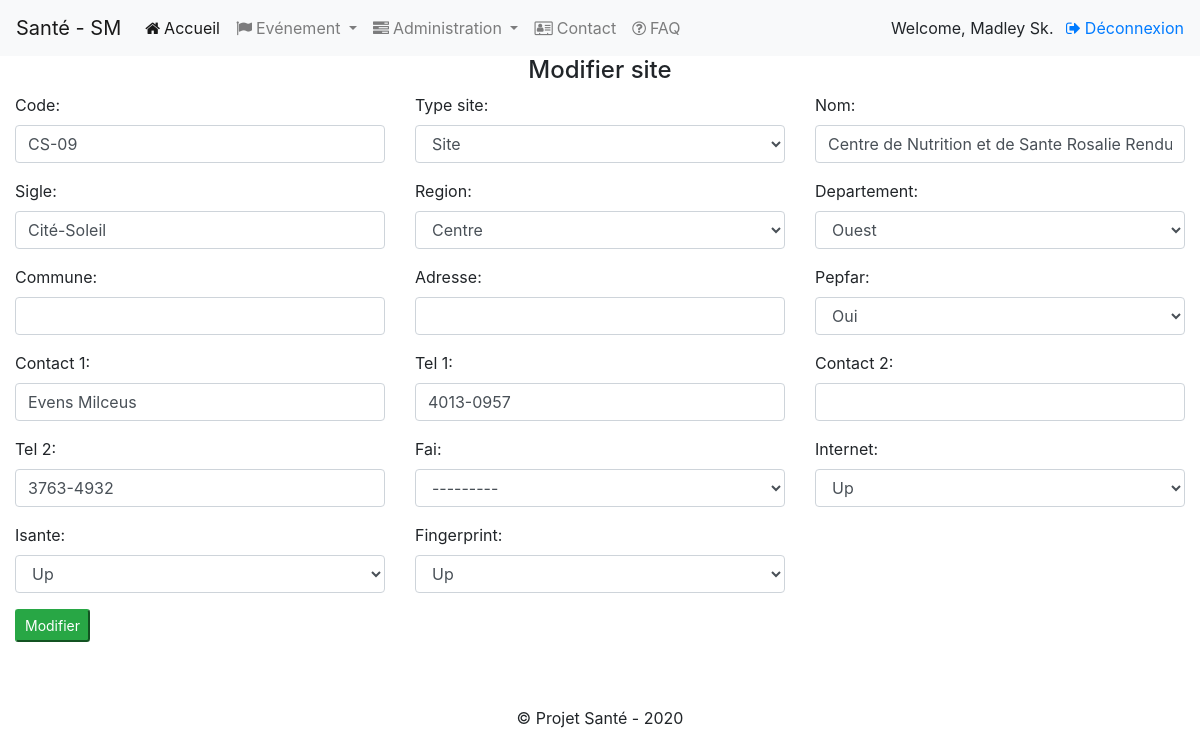
Before: /edit_site/13 (signed in) with the older database file.
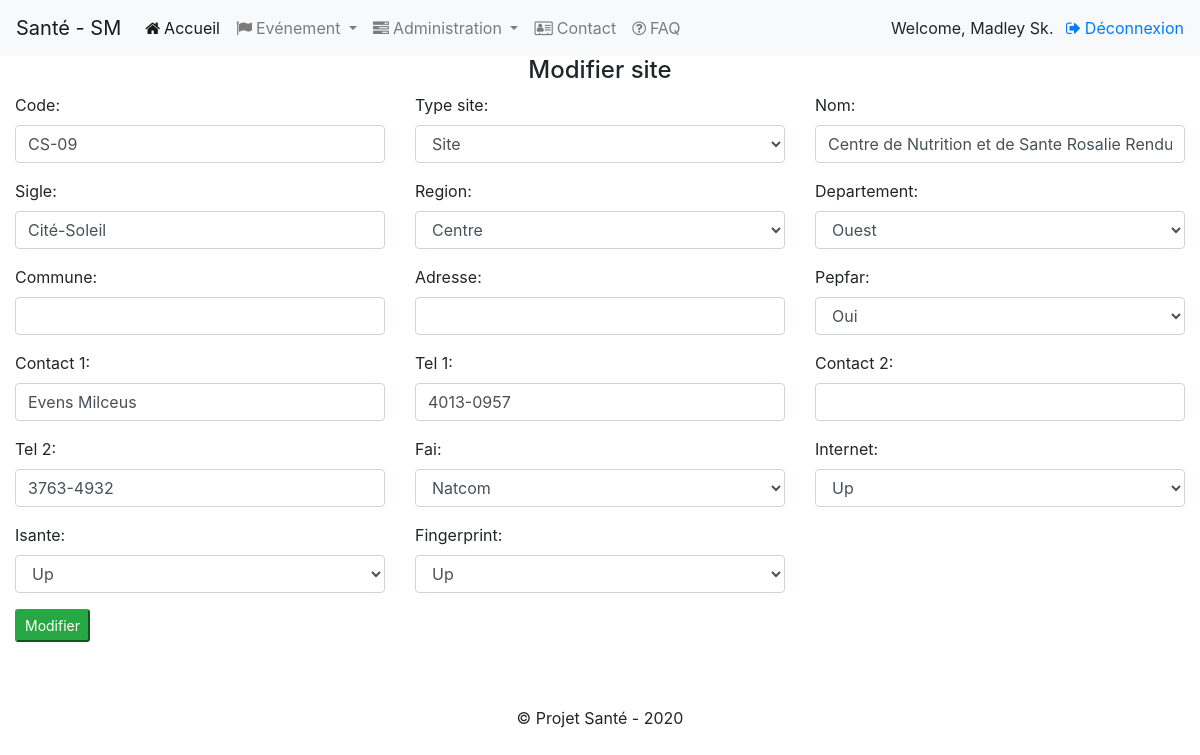
After: the same page with the newer database file.
### smonitoring/models.py (models this page shows, shortened)
class Site(models.Model):
	code = models.CharField(max_length=10,unique=True)
	type_site = models.CharField(max_length=10, choices =[('site','Site'),('bureau','Bureau')])
	nom = models.CharField(max_length=100)
	sigle = models.CharField(max_length=10, default=None, blank=True,null=True)
	region = models.ForeignKey(Region,on_delete=models.CASCADE, related_name="nom_reg")
	departement = models.ForeignKey(Departement,on_delete=models.CASCADE, related_name="dept_ref")
	commune = models.CharField(max_length=100)
	adresse = models.CharField(max_length=100, default=None, blank=True,null=True)
	pepfar = models.CharField(max_length=10, choices = PEPFAR_CHOICES)
	contact_1 = models.CharField(max_length=100)
	tel_1 = models.CharField(max_length=100)
	contact_2 = models.CharField(max_length=100, default=None, blank=True,null=True)
	tel_2 = models.CharField(max_length=100, default=None, blank=True,null=True)
	fai = models.CharField(max_length=100, choices= FAI_CHOICES)
	internet = models.CharField(max_length=15, choices = EL_CHOICES)
	isante = models.CharField(max_length=15, choices = EL_CHOICES)
	fingerprint = models.CharField(max_length=15, choices = EL_CHOICES)

### smonitoring/views.py (the view)
# urls.py: path("edit_site/<int:id_site>",views.edit_site,name="edit_site"),
@login_required
def edit_site(request,id_site):
	context = {
		"page_title": 'Modifier site'
	}
	try:
		site= Site.objects.get(pk=id_site)
	except Site.DoesNotExist:
		return HttpResponseRedirect(reverse('list_sites'))
	if request.method == 'POST':
		form = SiteEditForm(request.POST,instance=site)
		format_form_field(form)
		if form.is_valid():
			site_edited = form.save()
			return HttpResponseRedirect(reverse('list_sites'))
	else:
		form = SiteEditForm(instance=site)
		format_form_field(form)
	context['form']= form
	return render(request, 'site_edit.html', context)

### smonitoring/forms.py
class SiteEditForm(ModelForm):
	class Meta:
		model = Site
		fields = ['code','type_site','nom','sigle','region','departement'\
		,'commune','adresse','pepfar','contact_1','tel_1','contact_2',\
		'tel_2','fai','internet','isante','fingerprint']

### smonitoring/fonctions.py (called while the page is built)
def format_form_field(form):
	for f in form:
		if not isinstance(f.field.widget, forms.SelectDateWidget):
			f.field.widget.attrs.update({'class':'form-control'})

### smonitoring/models.py (called while the page is built)
	def __str__(self):
		return self.nom_region

	def __str__(self):
		return self.nom_departement

### smonitoring/templates/site_edit.html
{% extends "layout.html" %}
{% block body %}
<section class="content">
	<h4 class="text-center">{{ page_title }}</h4>
	<form method=post>{% csrf_token%}
		<div class="row">
		{% include "_formhelpers.html" %}
		<div class="form-group col-md-6">
			<button type="submit" class="btn-sm btn-success">Modifier</button>
		</div>
		</div>
	</form>
</section>
{% endblock %}

### smonitoring/templates/_formhelpers.html (shortened to what this page needs)
{% for field in form %}
	{% if not field.is_hidden %}
	<div class="form-group col-sm-12 col-md-4">
		{{field.label_tag}}
		{{field}}
	</div>
	{% endif %}
{% endfor %}

Changed rows visible on the page:
changed Site "CS-09": fai "---------" → "Natcom"
